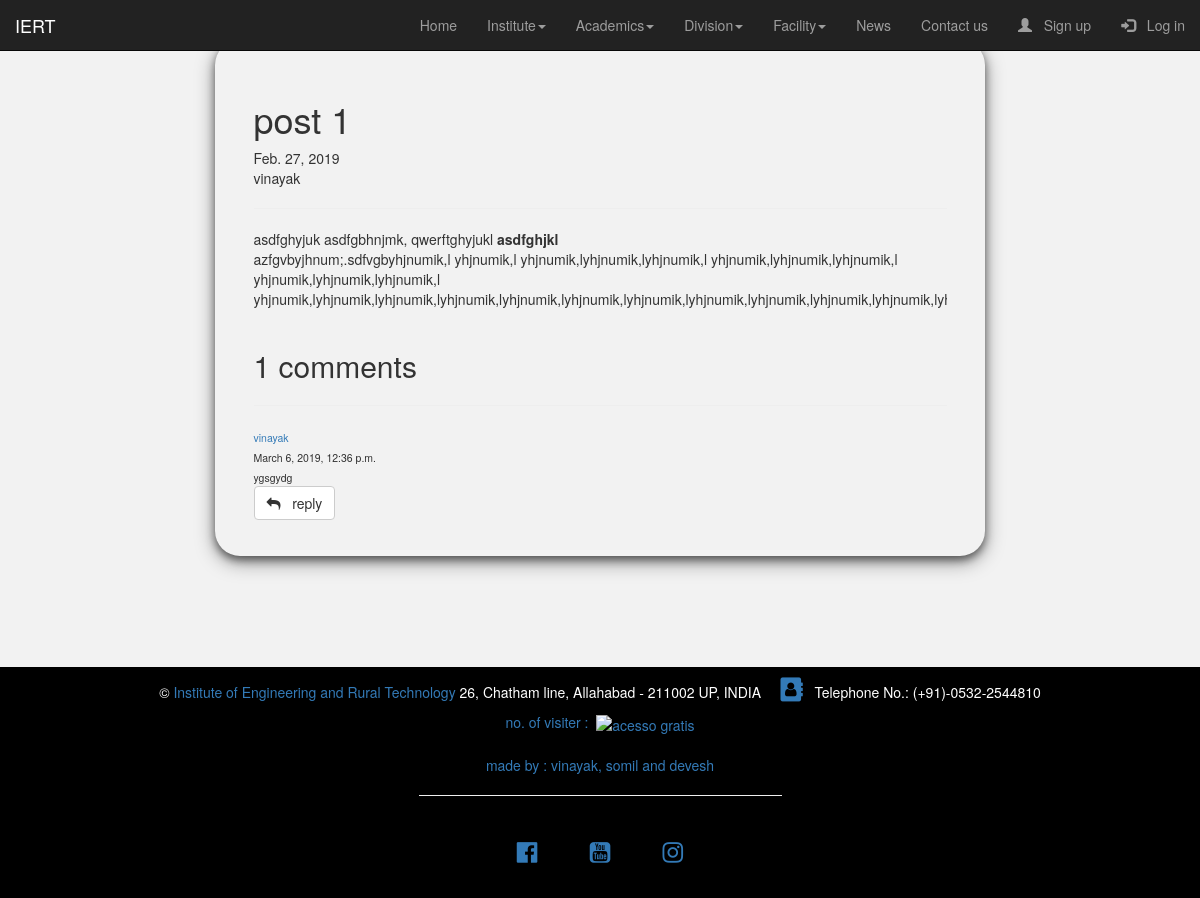
Before: /news/new_comments/3 with the older database file.
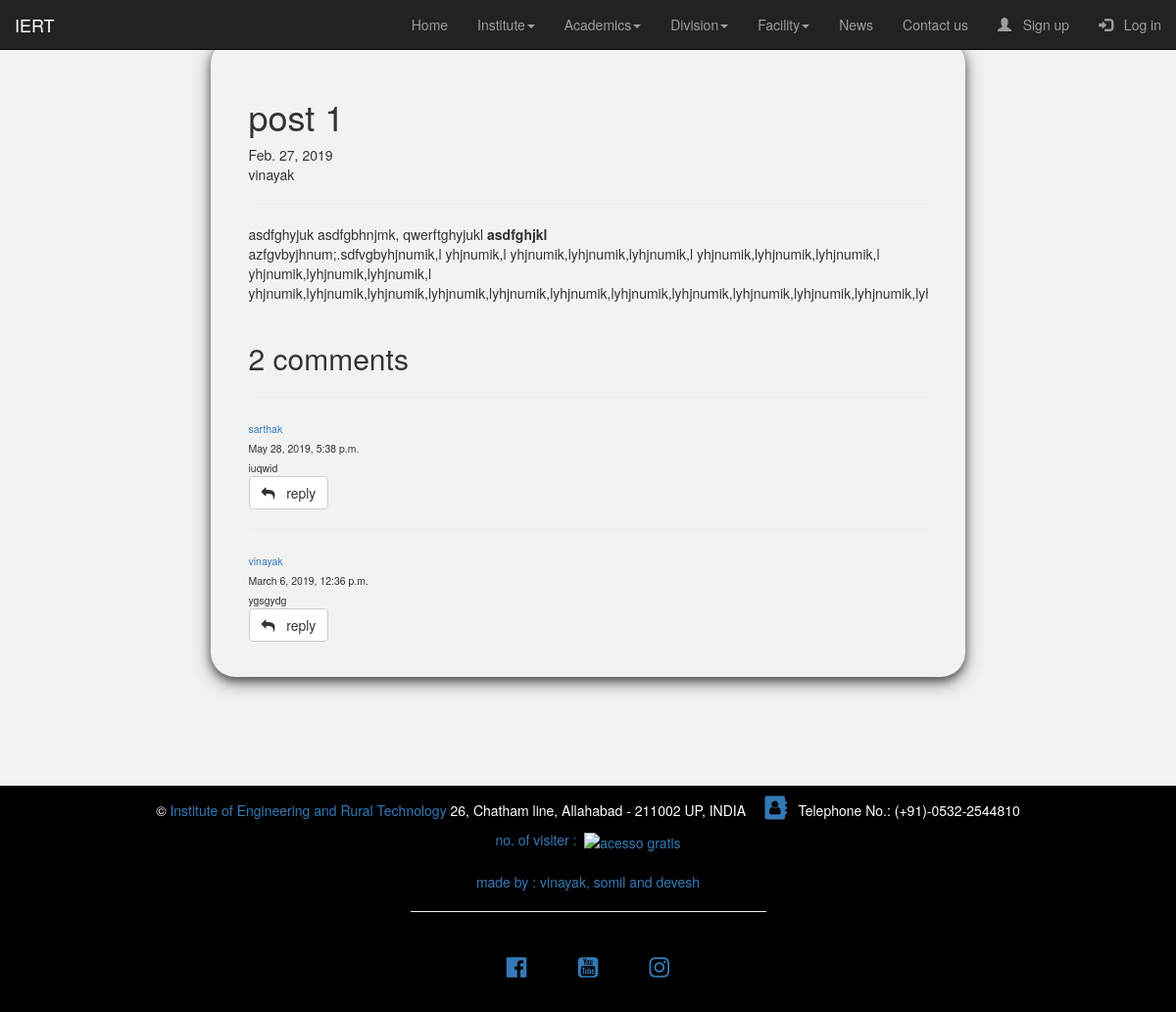
After: the same page with the newer database file.
### iert_news/models.py (models this page shows, shortened)
class Comment(models.Model):
    news=models.ForeignKey(new,on_delete=models.CASCADE)
    user=models.ForeignKey(User,on_delete=models.CASCADE)
    reply=models.ForeignKey('self',null=True,related_name='replies',on_delete=models.CASCADE)
    content=models.CharField(max_length=300)
    time=models.DateTimeField(auto_now_add=True)

### iert_news/views.py (the view, shortened to what this page needs)
# urls.py: path('new_comments/<int:id>',views.new_comments,name="new_comments"),
def new_comments(request,id):
    news = get_object_or_404(new,id=id)
    com=Comment.objects.filter(news=news,reply=None).order_by('-id')
    form = CommentForm()
    page_details={
                    "title":"comments",
                    "com":com,
                    "news":news,
                    "form":form
    }
    return render(request,"iert_news/comments.html",page_details)

### iert_news/templates/iert_news/comments.html (shortened to what this page needs)
{% extends "home/index.html" %}
{% load crispy_forms_tags %}
{% block start %}
<div class="row">
  <div class="col-md-8 col-md-offset-2">
    <article>
      <div class="title">
        <h1>{{news.title}}</h1>
        {{news.date}}
        <br />
        {{news.author}}
      </div>
      <hr />
      <div class="info">
        {{news.info|safe}}
      </div>
      <br />
      <h2>{{com.count}} comments</h2>
      {% for i in com %}
      <sub>
        <hr />
        <a>{{i.user}}</a><br />
        {{i.time}}<br />
        {{i.content}}<br />
        <button class="btn btn-default replybutton"><i class="fa fa-reply" aria-hidden="true"></i> &nbsp; reply</button>
      </sub>
      {% endfor %}
  </div>
</div>
{% endblock %}

Changed rows visible on the page:
added Comment: user "sarthak", time "May 28, 2019, 5:38 p.m.", content "iuqwid"
Other visible differences:
{{ com.count }}: "1" → "2"
